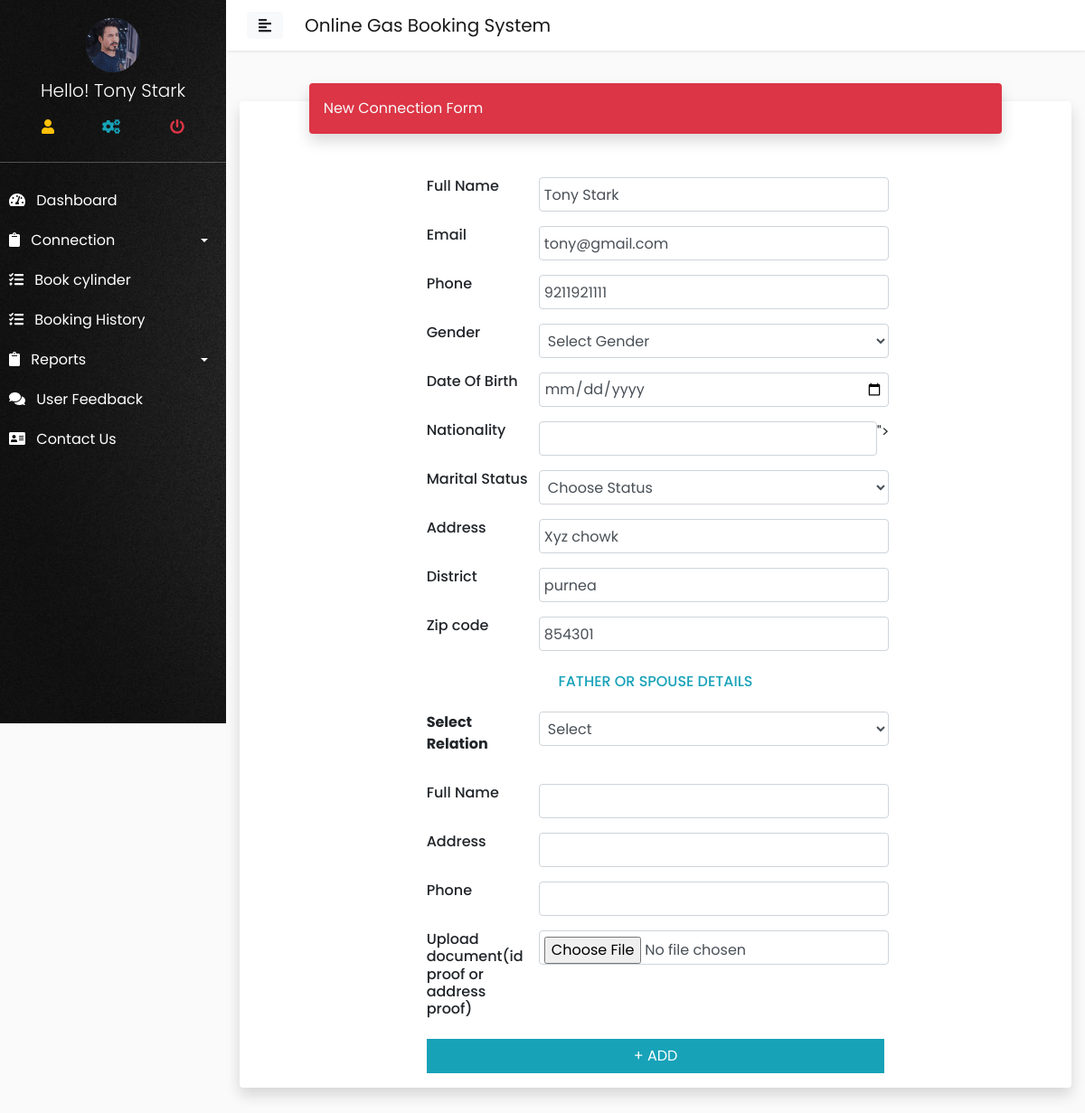
Page /user/new_connection.php (signed in) on the committed database.
### tables this page shows
CREATE TABLE `user` (
  `user_id` int(11) NOT NULL,
  `f_name` varchar(200) NOT NULL,
  `email` varchar(200) NOT NULL,
  `password` varchar(200) NOT NULL,
  `mobile` varchar(200) NOT NULL,
  `gender` varchar(200) NOT NULL,
  `dob` varchar(200) NOT NULL,
  `r_address` varchar(200) NOT NULL,
  `city` varchar(200) NOT NULL,
  `zipcode` int(11) NOT NULL,
  `p_image` varchar(200) NOT NULL
);

### config/dbconfig.php (called while the page is built, shortened)
<?php
class Dbconfig{
    private $hostname = 'localhost';
    private $username = 'root';
    private $dbname = 'ogbsdb';
    private $password = "";
    protected $connect;
    function __construct(){
        if(!isset($this->connect)){
            $this->connect = new mysqli($this->hostname,$this->username,$this->password,$this->dbname );
    }
        return $this->connect;
}
}
?>

### config/function.php (called while the page is built, shortened)
<?php
include('dbconfig.php');
class Ogbs extends Dbconfig{
public function getData($query){
    $result = $this->connect->query($query);
    $array = array();
    while($row = $result->fetch_assoc()){
        $array[] = $row;
    }
    return $array;
}
}
?>

### user/new_connection.php (the view, shortened to what this page needs)
<?php
require_once('../config/function.php');
$inconn = new Ogbs();
include('include/header.php');
?>
 <?php
$u_id= $_SESSION['user_login'];
$call = $inconn->getData("SELECT * FROM user WHERE user_id= '$u_id'");
foreach($call as $row);
if($row['gender'] == "" || $row['dob'] == "" || $row['r_address']== "" || $row['city']==""): ?>
 <div class="container">
     <div class="alert alert-danger"><strong></strong>First of all complete Your <a href="profile.php" class="text-info">profile</a> Details </div>
 </div>
 <?php else: ?>
<div class="col-lg-12 mx-auto my-5 pt-2">
    <div class="card border-0 shadow ">
       <div class="header col-lg-10 shadow text-light bg-danger rounded mx-auto p-3" style="margin-top:-20px;">New Connection Form</div>
        <div class="col-lg-7 mx-auto mt-5">
            <form action="" method="post" enctype="multipart/form-data">
            <div class="form-row mb-3">
                <label for="name" class="col-3 h6">Full Name</label>
                <input type="text" name="full_name" id="name" value="<?= $row['f_name']; ?>" class="form-control col">
            </div>
        <div class="form-row mb-3">
                <label for="email" class="col-3 h6">Email</label>
                <input type="email" name="email" id="email" value="<?= $row['email']; ?>" class="form-control col">
            </div>
        <div class="form-row mb-3">
                <label for="phone" class="col-3 h6">Phone</label>
                <input type="tel" name="phone" id="phone" class="form-control col" value="<?= $row['mobile']; ?>">
            </div>
        <div class="form-row mb-3">
                <label for="" class="col-3 h6">Gender</label>
                <select name="gender" id="" class="form-control col" required>
                    <option value="" selected disabled hidden>Select Gender</option>
                </select>
            </div>
        <div class="form-row mb-3">
                <label for="dob" class="col-3 h6">Date Of Birth</label>
                <input type="date" name="dob" id="dob" class="form-control col" required>
            </div>
        <div class="form-row mb-3">
                <label for="nationality" class="col-3 h6">Nationality</label>
                <input type="text" name="nationality" id="nationality" class="form-control col" ?>">
            </div>
        <div class="form-row mb-3">
                <label for="marital" class="col-3 h6">Marital Status</label>
                    <select name="marital" id="marital" class="form-control col" required>
                        <option value="" disabled selected hidden>Choose Status</option>
                    </select>
                     </div>
                     <div class="form-row mb-3 h6">
                         <label for="address" class="col-3">Address</label>
                         <input type="text" name="address" id="address" class="col form-control" value="<?= $row['r_address']; ?>">
                     </div>
                        <div class="form-row mb-3 h6">
                         <label for="town" class="col-3">District</label>
                         <input type="text" name="town" id="town" class="col form-control" value="<?= $row['city']; ?>">
                     </div>
                        <div class="form-row mb-3 h6">
                         <label for="zip" class="col-3">Zip code</label>
                         <input type="tel" name="zip" id="zip" class="col form-control" value="<?= $row['zipcode']; ?>">
                     </div>
                     <h4 class="text-center text-info h6 mt-4">FATHER OR SPOUSE DETAILS</h4>
                     <div class="form-row my-4">
                         <label for="" class="font-weight-bold col-3">Select Relation</label>
                         <select name="relation" id="" class="form-control col" required>
                             <option value="" disabled hidden selected>Select</option>
                         </select>
                     </div>
                     <div class="form-row mb-3 h6">
                         <label for="" class="col-3">Full Name</label>
                         <input type="text" name="related_name" class="form-control col">
                     </div>
                        <div class="form-row mb-3 h6">
                         <label for="" class="col-3">Address</label>
                         <input type="text" name="related_address" class="form-control col">
                     </div>
                        <div class="form-row mb-3 h6">
                         <label for="" class="col-3">Phone</label>
                         <input type="text" name="related_phone" class="form-control col">
                     </div>
                     <div class="form-row">
                         <label for="" class="h6 col-3">Upload document(id proof or address proof)</label>
                         <input type="file" class="form-control col" name="doc">
                     </div>
                     <input type="submit" class="btn btn-info rounded-0 btn-block mt-3" value="+ ADD" name="add">
        </form>
        </div>
    </div>
</div>
<?php endif; include('include/footer.php'); ?>

### user/include/header.php (shortened to what this page needs)
<?php
$u = new Ogbs();
$id= $_SESSION['user_login'];
$call = $u->getData("SELECT * FROM user WHERE user_id = '$id'");
foreach($call as $abcd);
?>
<html>
<head>
    <link rel="stylesheet" href="http://localhost/ogbs/style/bootstrap.css" >
    <link rel="stylesheet" href="http://localhost/ogbs/style/sidebar_style.css">
    <link rel="stylesheet" href="https://cdnjs.cloudflare.com/ajax/libs/malihu-custom-scrollbar-plugin/3.1.5/jquery.mCustomScrollbar.min.css">
    <link rel="stylesheet" href="https://use.fontawesome.com/releases/v5.7.0/css/all.css">
</head>
<body>
    <div class="wrapper">
 <nav id="sidebar" style="background-image:url(../image/bbg.jpg); background-size:cover;">
           <div class="sidebar_bg_image" style="background-color:rgba(0, 0, 0, 0);">
            <div class="sidebar-header " style="background-color:rgba(0, 0, 0, 0); border-bottom:1px solid rgba(136, 136, 136, 0.55); height:180px;" >
                 <div class="profile_photo bg-dark mx-auto " style="height:60px; width:60px; border-radius:50%;"><img src="http://localhost/ogbs/user/images/<?= $abcd['p_image']; ?>" class="img-fluid img-responsive" style="border-radius:50%;" alt=""></div>
                 <h3 class="text-center font-weight-light h5 mt-2 text-capitalize">Hello! <?= $abcd['f_name']; ?></h3>
                <table class="table " style="">
                    <tr >
                        <td class="border-0 text-warning text-center " title="Profile"><a href="http://localhost/ogbs/user/profile.php"><i class="fas fa-user "></i></a></td>
                        <td class="border-0  text-center text-info" title="Setting"><a href="http://localhost/ogbs/user/setting.php"><i class="fas fa-cogs"></i></a></td>
                        <td class="border-0 text-warning text-center text-danger" title="Logout"><a href="http://localhost/ogbs/user/logout.php"><i class="fas fa-power-off"></i></a></td>
                    </tr>
                </table>
               </div>
            <ul class="list-unstyled components border-0">
                <li class="">
                    <a href="index.php" ><i class="fas fa-tachometer-alt mr-2"></i> Dashboard</a>
                </li>
                <li>
                    <a href="#connection" data-toggle="collapse" aria-expanded="false" class="dropdown-toggle"><i class="fas fa-clipboard mr-2" ></i> Connection</a>
                </li>
                 <li>
                    <a href="http://localhost/ogbs/user/book_cyc.php" ><i class="fas fa-tasks mr-2"></i> Book cylinder</a>
                </li>
                   <li>
                    <a href="http://localhost/ogbs/user/booking_history.php" ><i class="fas fa-tasks mr-2"></i> Booking History</a>
                </li>
                <li>
                    <a href="#reports" data-toggle="collapse" aria-expanded="false" class="dropdown-toggle"><i class="fas fa-clipboard mr-2" ></i>  Reports</a>
                </li>
                <li>
                    <a href="#"><i class="fas fa-comments mr-2"></i> User Feedback</a>
                </li>
            <li>
                    <a href="#"><i class="fas fa-address-card mr-2"></i> Contact Us</a>
                </li>
            </ul>
            </div>
        </nav>
        <div id="content">
            <nav class="navbar navbar-expand-lg navbar-light bg-whtie p-2">
                <div class="container-fluid">
                    <button type="button" id="sidebarCollapse" class="btn btn-light">
                        <i class="fas fa-align-left"></i>
                    </button>
                    <a href="" class="navbar-brand ml-4">Online Gas Booking System</a>
                </div>
            </nav>

### style/sidebar_style.css (style rules this page uses)
body { font-family: 'Poppins', sans-serif; background: #fafafa; }
a, a:hover, a:focus { color: inherit; text-decoration: none; transition: all 0.3s; }
.navbar { padding: 15px 10px; background: #fff; border: none; border-radius: 0; margin-bottom: 40px; box-shadow: 1px 1px 3px rgba(0, 0, 0, 0.1); }
.wrapper { display: flex; width: 100%; }
#sidebar { width: 250px; position: fixed; top: 0; left: 0; height: 100vh; z-index: 999; background: rgba(0, 0, 0, 0.28); color: #fff; transition: all 0.3s; }
#sidebar .sidebar-header { padding: 20px; background: rgba(0, 0, 0, 0.62); }
.sidebar_bg_image { background-color: rgba(0, 0, 0, 0.85); height: 100vh; }
#sidebar ul.components { padding: 20px 0; }
#sidebar ul li a { padding: 10px; font-size: 1em; display: block; }
a[data-toggle="collapse"] { position: relative; }
.dropdown-toggle::after { display: block; position: absolute; top: 50%; right: 20px; transform: translateY(-50%); }
#content { width: calc(100% - 250px); min-height: 100vh; transition: all 0.3s; position: absolute; top: 0; right: 0; }

### rows in the picture
user: p_image (picture), f_name "Tony Stark", full_name "Tony Stark", email "tony@gmail.com", phone "9211921111", address "Xyz chowk", town "purnea", zip "854301"
